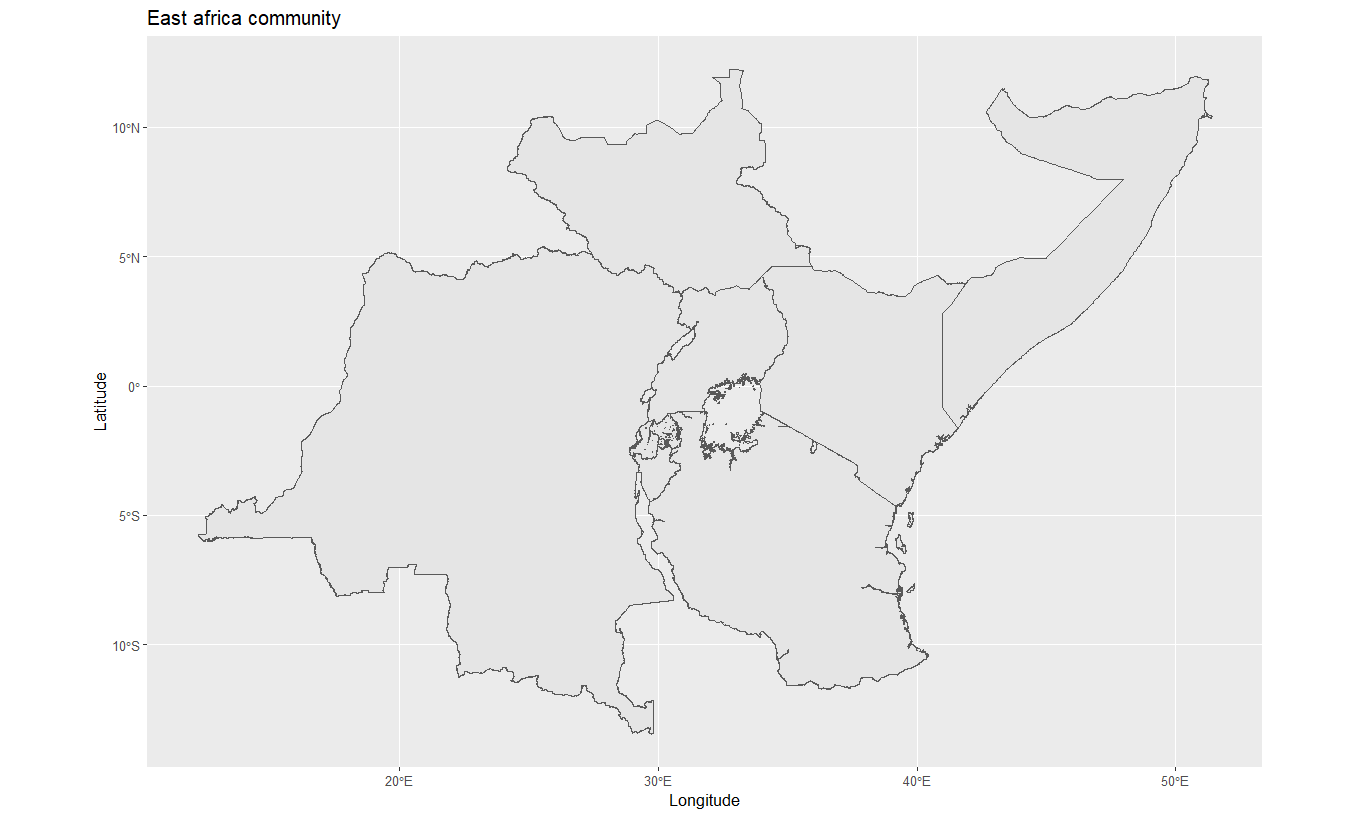

Source code (R):
#***************************************************************************************************************************************#
#@725Hemed 
#EAC CODE 2 
#Due Before New year eve  
#****************************************************************************************************************************************#
#The Main Code
library(rgeoboundaries)
EAC_boundaries <- geoboundaries(c("Tanzania", "Kenya","Uganda","Rwanda","Burundi","South Sudan","Democratic republic of Congo","Somalia"))
library(ggplot2)
ggplot(data = EAC_boundaries) +
  geom_sf() +
  #Label X and Y axis as Longitude and Latitude
  xlab("Longitude") +
  ylab("Latitude") + 
  #Title of Diagram
  ggtitle("East africa community")

#*****************************************************************************************************************************************#
